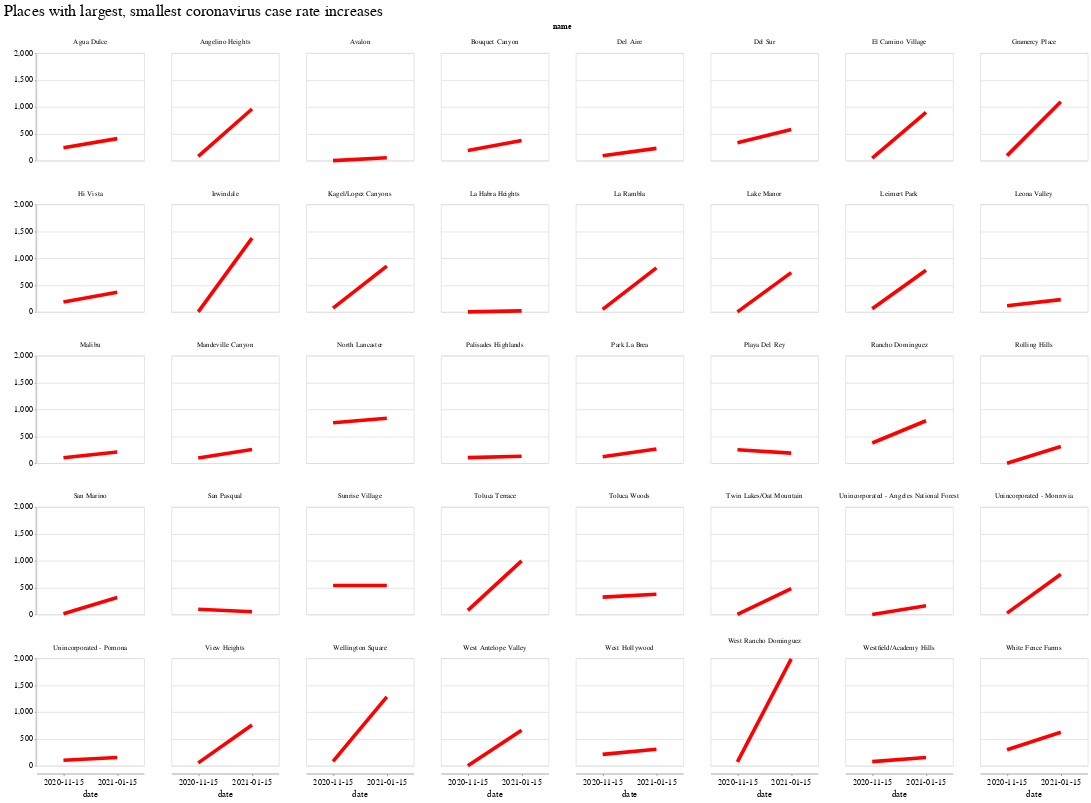

Notebook source saved alongside this figure:
### Markdown cell above
---

### Code cell
alt.Chart(surge_change_melt).mark_line(size=5, color="red").encode(
    x=alt.X("date:O"),
    y=alt.Y("rate", title=""),
    facet=alt.Facet("name", columns=8),
).properties(
    height=150,
    width=150,
    title="Places with largest, smallest coronavirus case rate increases",
)

### Figure 1 — Vega-Lite specification as saved in the notebook (floating-point values rounded to 4 significant figures)
{"config": {"view": {"width": 800, "height": 450}, "background": "#ffffff", "title": {"anchor": "start", "font": "Benton Gothic Bold, sans", "fontColor": "#000000", "fontSize": 22, "fontWeight": "normal"}, "arc": {"fill": "#82c6df"}, "area": {"fill": "#82c6df"}, "line": {"stroke": "#82c6df", "strokeWidth": 3}, "path": {"stroke": "#82c6df"}, "rect": {"fill": "#82c6df"}, "shape": {"stroke": "#82c6df"}, "bar": {"fill": "#82c6df"}, "point": {"stroke": "#82c6df"}, "symbol": {"fill": "#82c6df", "size": 30}, "axis": {"titleFont": "Benton Gothic Bold, sans", "titleFontSize": 13, "titleFontWeight": "normal", "labelFont": "Benton Gothic, sans", "labelFontSize": 11.5, "labelFontWeight": "normal"}, "axisX": {"labelAngle": 0, "labelPadding": 4, "tickSize": 3}, "axisY": {"labelBaseline": "middle", "maxExtent": 45, "minExtent": 45, "tickSize": 2, "titleAlign": "left", "titleAngle": 0, "titleX": -45, "titleY": -11}, "legend": {"titleFont": "Benton Gothic Bold, sans", "titleFontSize": 13, "titleFontWeight": "normal", "symbolType": "square", "labelFont": "Benton Gothic, sans", "labelFontSize": 11.5}, "range": {"category": ["#3580b1", "#ec8431", "#ab7fb4", "#c89d29", "#adc839", "#829eb1"], "diverging": ["#e68a4f", "#f4bb6a", "#f9e39c", "#dadfe2", "#a6b7c6", "#849eae"], "heatmap": ["#fbf2c7", "#f9e39c", "#f8d36e", "#f4bb6a", "#e68a4f", "#d15a40", "#ab4232"], "ordinal": ["#fbf2c7", "#f9e39c", "#f8d36e", "#f4bb6a", "#e68a4f", "#d15a40", "#ab4232"], "ramp": ["#fbf2c7", "#f9e39c", "#f8d36e", "#f4bb6a", "#e68a4f", "#d15a40", "#ab4232"]}}, "data": {"name": "data-34ec8adfab2d2b577be2f7706343468c"}, "mark": {"type": "line", "color": "red", "size": 5}, "encoding": {"facet": {"type": "nominal", "columns": 8, "field": "name"}, "x": {"type": "ordinal", "field": "date"}, "y": {"type": "quantitative", "field": "rate", "title": ""}}, "height": 150, "title": "Places with largest, smallest coronavirus case rate increases", "width": 150, "$schema": "https://vega.github.io/schema/vega-lite/v4.8.1.json", "datasets": {"data-34ec8adfab2d2b577be2f7706343468c": [{"name": "La Habra Heights", "date": "2020-11-15", "rate": 0.0}, {"name": "Avalon", "date": "2020-11-15", "rate": 0.0}, {"name": "Rolling Hills", "date": "2020-11-15", "rate": 0.0}, {"name": "Unincorporated - Angeles National Forest", "date": "2020-11-15", "rate": 0.0}, {"name": "West Antelope Valley", "date": "2020-11-15", "rate": 0.0}, {"name": "Twin Lakes/Oat Mountain", "date": "2020-11-15", "rate": 0.0}, {"name": "Irwindale", "date": "2020-11-15", "rate": 0.0}, {"name": "Lake Manor", "date": "2020-11-15", "rate": 0.0}, {"name": "Unincorporated - Monrovia", "date": "2020-11-15", "rate": 25.77}, {"name": "West Rancho Dominguez", "date": "2020-11-15", "rate": 73.58}, {"name": "San Marino", "date": "2020-11-15", "rate": 15.06}, {"name": "El Camino Village", "date": "2020-11-15", "rate": 45.5}, {"name": "La Rambla", "date": "2020-11-15", "rate": 48.19}, {"name": "Wellington Square", "date": "2020-11-15", "rate": 81.38}, {"name": "View Heights", "date": "2020-11-15", "rate": 54.14}, {"name": "Leimert Park", "date": "2020-11-15", "rate": 59.07}, {"name": "Toluca Terrace", "date": "2020-11-15", "rate": 76.57}, {"name": "Kagel/Lopez Canyons", "date": "2020-11-15", "rate": 70.82}, {"name": "Angelino Heights", "date": "2020-11-15", "rate": 79.94}, {"name": "Gramercy Place", "date": "2020-11-15", "rate": 92.9}, {"name": "Mandeville Canyon", "date": "2020-11-15", "rate": 96.03}, {"name": "Del Aire", "date": "2020-11-15", "rate": 91.05}, {"name": "Park La Brea", "date": "2020-11-15", "rate": 117.8}, {"name": "Rancho Dominguez", "date": "2020-11-15", "rate": 375.8}, {"name": "White Fence Farms", "date": "2020-11-15", "rate": 298.7}, {"name": "Malibu", "date": "2020-11-15", "rate": 100.3}, {"name": "Bouquet Canyon", "date": "2020-11-15", "rate": 186.4}, {"name": "Westfield/Academy Hills", "date": "2020-11-15", "rate": 76.92}, {"name": "Hi Vista", "date": "2020-11-15", "rate": 182.2}, {"name": "Leona Valley", "date": "2020-11-15", "rate": 114.2}, {"name": "Del Sur", "date": "2020-11-15", "rate": 331.3}, {"name": "Agua Dulce", "date": "2020-11-15", "rate": 240.5}, {"name": "Unincorporated - Pomona", "date": "2020-11-15", "rate": 103.2}, {"name": "West Hollywood", "date": "2020-11-15", "rate": 211.1}, {"name": "Palisades Highlands", "date": "2020-11-15", "rate": 104.0}, {"name": "Toluca Woods", "date": "2020-11-15", "rate": 322.9}, {"name": "North Lancaster", "date": "2020-11-15", "rate": 751.2}, {"name": "Sunrise Village", "date": "2020-11-15", "rate": 540.1}, {"name": "Playa Del Rey", "date": "2020-11-15", "rate": 250.3}, {"name": "San Pasqual", "date": "2020-11-15", "rate": 98.28}, {"name": "La Habra Heights", "date": "2021-01-15", "rate": 18.33}, {"name": "Avalon", "date": "2021-01-15", "rate": 51.69}, {"name": "Rolling Hills", "date": "2021-01-15", "rate": 309.3}, {"name": "Unincorporated - Angeles National Forest", "date": "2021-01-15", "rate": 160.6}, {"name": "West Antelope Valley", "date": "2021-01-15", "rate": 661.8}, {"name": "Twin Lakes/Oat Mountain", "date": "2021-01-15", "rate": 482.5}, {"name": "Irwindale", "date": "2021-01-15", "rate": 1371.0}, {"name": "Lake Manor", "date": "2021-01-15", "rate": 730.4}, {"name": "Unincorporated - Monrovia", "date": "2021-01-15", "rate": 747.2}, {"name": "West Rancho Dominguez", "date": "2021-01-15", "rate": 1987.0}, {"name": "San Marino", "date": "2021-01-15", "rate": 316.3}, {"name": "El Camino Village", "date": "2021-01-15", "rate": 898.6}, {"name": "La Rambla", "date": "2021-01-15", "rate": 819.3}, {"name": "Wellington Square", "date": "2021-01-15", "rate": 1282.0}, {"name": "View Heights", "date": "2021-01-15", "rate": 758.0}, {"name": "Leimert Park", "date": "2021-01-15", "rate": 774.5}, {"name": "Toluca Terrace", "date": "2021-01-15", "rate": 995.4}, {"name": "Kagel/Lopez Canyons", "date": "2021-01-15", "rate": 849.9}, {"name": "Angelino Heights", "date": "2021-01-15", "rate": 959.2}, {"name": "Gramercy Place", "date": "2021-01-15", "rate": 1096.0}, {"name": "Mandeville Canyon", "date": "2021-01-15", "rate": 256.1}, {"name": "Del Aire", "date": "2021-01-15", "rate": 227.6}, {"name": "Park La Brea", "date": "2021-01-15", "rate": 265.1}, {"name": "Rancho Dominguez", "date": "2021-01-15", "rate": 789.2}, {"name": "White Fence Farms", "date": "2021-01-15", "rate": 624.5}, {"name": "Malibu", "date": "2021-01-15", "rate": 208.3}, {"name": "Bouquet Canyon", "date": "2021-01-15", "rate": 372.8}, {"name": "Westfield/Academy Hills", "date": "2021-01-15", "rate": 153.8}, {"name": "Hi Vista", "date": "2021-01-15", "rate": 364.3}, {"name": "Leona Valley", "date": "2021-01-15", "rate": 228.4}, {"name": "Del Sur", "date": "2021-01-15", "rate": 579.7}, {"name": "Agua Dulce", "date": "2021-01-15", "rate": 408.9}, {"name": "Unincorporated - Pomona", "date": "2021-01-15", "rate": 154.8}, {"name": "West Hollywood", "date": "2021-01-15", "rate": 308.5}, {"name": "Palisades Highlands", "date": "2021-01-15", "rate": 130.0}, {"name": "Toluca Woods", "date": "2021-01-15", "rate": 376.8}, {"name": "North Lancaster", "date": "2021-01-15", "rate": 834.7}, {"name": "Sunrise Village", "date": "2021-01-15", "rate": 540.1}, {"name": "Playa Del Rey", "date": "2021-01-15", "rate": 187.7}, {"name": "San Pasqual", "date": "2021-01-15", "rate": 49.14}]}}
